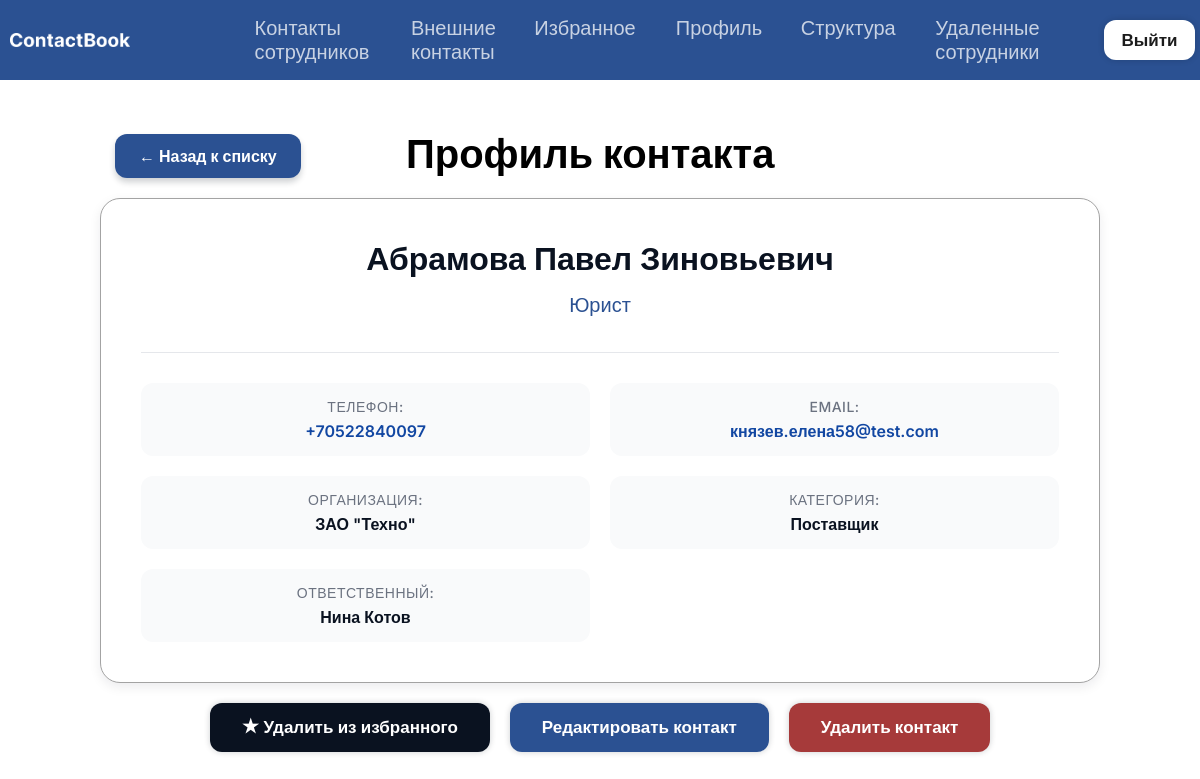
Screenshot of /contacts/459/ (signed in) with the database file from the repository.
### ContactBook/models.py (models this page shows, shortened)
class Contact(models.Model):
    last_name = models.CharField(max_length=50, verbose_name='Фамилия')
    first_name = models.CharField(max_length=50, verbose_name='Имя')
    middle_name = models.CharField(max_length=50, blank=True, null=True, verbose_name='Отчество')
    phone = models.CharField(max_length=20, unique=True, verbose_name='Телефон')
    email = models.CharField(max_length=150, unique=True, blank=True, null=True, verbose_name='Почта')
    organization = models.CharField(max_length=100, blank=True, null=True, verbose_name='Организация')
    position = models.CharField(max_length=100, blank=True, null=True, verbose_name='Должность')
    category = models.CharField(max_length=20, choices=[('client', 'Клиент'), ('partner', 'Партнёр'), ('supplier', 'Поставщик'), ('other', 'Другое')], default='client', verbose_name='Категория')
    owner = models.ForeignKey(User, on_delete=models.CASCADE, verbose_name='Ответственный')
    class Meta:
        verbose_name = 'Внешний контакт'
        verbose_name_plural = 'Внешние контакты'
        ordering = ['last_name', 'first_name']

### ContactBook/views.py (the view)
# urls.py: path('contacts/<int:pk>/', views.contact_detail, name='contact_detail'),
@login_required
def contact_detail(request, pk):
    contact = get_object_or_404(Contact, pk=pk)
    is_owner = (contact.owner == request.user)
    is_admin_user = is_admin(request.user)
    is_contact_favorite = ContactFavorite.objects.filter(
        user=request.user,
        contact=contact
    ).exists()
    return render(request, 'contactbook/contact_detail.html', {
        'contact': contact,
        'is_owner': is_owner,
        'is_admin': is_admin_user,
        'is_contact_favorite': is_contact_favorite
    })

### ContactBook/views.py (called while the page is built)
def is_admin(user):
    return user.is_authenticated and hasattr(user, 'employee_profile') and user.employee_profile.role == 'admin'

### ContactBook/templates/contactbook/contact_detail.html (shortened to what this page needs)
{% extends "base.html" %}
{% block content %}
<div class="profile-container">
    <div class="employee-header">
        <div class="nazad">
            <a href="{% url 'contactbook:contact_list' %}" class="btn back-link">← Назад к списку</a>
        </div>
        <h1>Профиль контакта</h1>
    </div>
    <div class="profile-card">
        <div class="profile-info">
            <h2>{{ contact.last_name }} {{ contact.first_name }} {{ contact.middle_name|default:"" }}</h2>
            {% if contact.position %}<p class="profile-position">{{ contact.position }}</p>{% endif %}
            <div class="profile-details">
                <div class="detail-item"><span class="detail-label">ТЕЛЕФОН:</span><span class="detail-value"><span class="copy-data" onclick="copyToClipboard(this)">{{ contact.phone }}</span></span></div>
                <div class="detail-item"><span class="detail-label">EMAIL:</span><span class="detail-value">{% if contact.email %}<span class="copy-data" onclick="copyToClipboard(this)">{{ contact.email }}</span>{% else %}<span style="color: #6b7280;">Не указан</span>{% endif %}</span></div>
                <div class="detail-item"><span class="detail-label">ОРГАНИЗАЦИЯ:</span><span class="detail-value">{{ contact.organization|default:"Не указана" }}</span></div>
                <div class="detail-item"><span class="detail-label">КАТЕГОРИЯ:</span><span class="detail-value">{{ contact.get_category_display|default:"Другое" }}</span></div>
                <div class="detail-item"><span class="detail-label">ОТВЕТСТВЕННЫЙ:</span><span class="detail-value">{{ contact.owner.get_full_name|default:contact.owner.username|default:"Не назначен" }}</span></div>
            </div>
        </div>
    </div>
    <div class="prof-btn">
        <a href="{% url 'contactbook:toggle_contact_favorite' contact.pk %}" class="btn btn-primary">
            {% if is_contact_favorite %}★ Удалить из избранного{% else %}☆ Добавить в избранное{% endif %}
        </a>
        {% if is_admin or contact.owner == request.user %}
            <button type="button" id="open-edit-contact-modal" class="btn btn-secondary">Редактировать контакт</button>
            <button type="button" id="open-delete-contact-modal" class="btn btn-danger">Удалить контакт</button>
        {% endif %}
    </div>
</div>
{% endblock %}

### ContactBook/static/css/style.css (style rules this page uses)
html,body { width: 100%; height: 100%; background-color: #ffffff; font-family: "Inter", sans-serif; padding: 0; margin: 0; }
.profile-container { width: 100%; height: 100%; display: flex; flex-direction: column; justify-content: center; align-items: center; gap: 20px; }
.employee-header { width: 100%; max-width: 970px; display: flex; justify-content: center; align-items: end; }
.employee-header > h1 { width: 70%; font-size: 40px; margin:0; }
.nazad { width: 30%; display: flex; justify-content: left; align-items: start; }
.profile-card { width: 100%; max-width: 1000px; background: #ffffff; border: 1.5px solid #a3a3a3; border-radius: 20px; padding: 40px; box-shadow: 0 4px 12px rgba(10, 18, 32, 0.08); display: flex; flex-direction: column; gap: 30px; margin-top: 0; }
.profile-info { text-align: center; display: flex; flex-direction: column; gap: 10px; }
.profile-info > h2 { font-size: 32px; color: #0a1220; margin: 0; font-weight: 600; }
.profile-position { font-size: 20px; color: #2b5192; font-weight: 500; margin: 5px 0; }
.profile-details { display: grid; grid-template-columns: repeat(2, 1fr); gap: 20px; margin-top: 20px; padding-top: 30px; border-top: 1px solid #e5e7eb; }
.detail-item { display: flex; flex-direction: column; gap: 6px; padding: 15px; background: #f9fafb; border-radius: 12px; }
.detail-label { font-size: 14px; color: #6b7280; font-weight: 500; text-transform: uppercase; letter-spacing: 0.5px; }
.detail-value { font-size: 16px; color: #0a1220; font-weight: 600; }
.prof-btn { width: 100%; max-width: 970px; display: flex; justify-content: center; align-items: center; gap: 20px; }
.btn { padding: 14px 32px; border-radius: 12px; font-size: 17px; font-weight: 600; text-decoration: none; display: flex; align-items: center; gap: 10px; border: none; cursor: pointer; font-family: "Inter", sans-serif; white-space: nowrap; }
.btn-primary { background-color: #0a1220; color: white; box-shadow: 0 0px 6px rgba(10, 18, 32, 0.2); transition: all 0.2s ease; }
.btn-secondary { background-color: #2b5192; color: #ffffff; transition: all 0.2s ease; box-shadow: 0 0px 6px rgba(10, 18, 32, 0.2); }
.btn-danger { background-color: #a63a3a; color: #ffffff; transition: all 0.2s ease; box-shadow: 0 0px 6px rgba(10, 18, 32, 0.2); }
.back-link { align-self: flex-start; background-color: #2b5192; color: white; padding: 12px 24px; border-radius: 12px; text-decoration: none; font-weight: 600; font-size: 16px; box-shadow: 0 0px 6px rgba(18, 52, 112, 0.2); display: flex; align-items: center; transition: all 0.2s ease; box-shadow: 0 4px 6px rgba(10, 18, 32, 0.2); }
.copy-data { color: #1247a2; text-decoration: none; cursor: pointer; }

### ContactBook/static/css/responsive.css (style rules this page uses)
*, *::before, *::after { box-sizing: border-box; }
html, body { overflow-x: hidden; width: 100%; max-width: 100vw; margin: 0; padding: 0; }

### rows the page displays
Contact: last_name "Абрамова", first_name "Павел", middle_name "Зиновьевич", position "Юрист", phone "+70522840097", email "князев.елена58@test.com", organization "ЗАО \"Техно\"", category "Поставщик", owner.get_full_name "Нина Котов"
